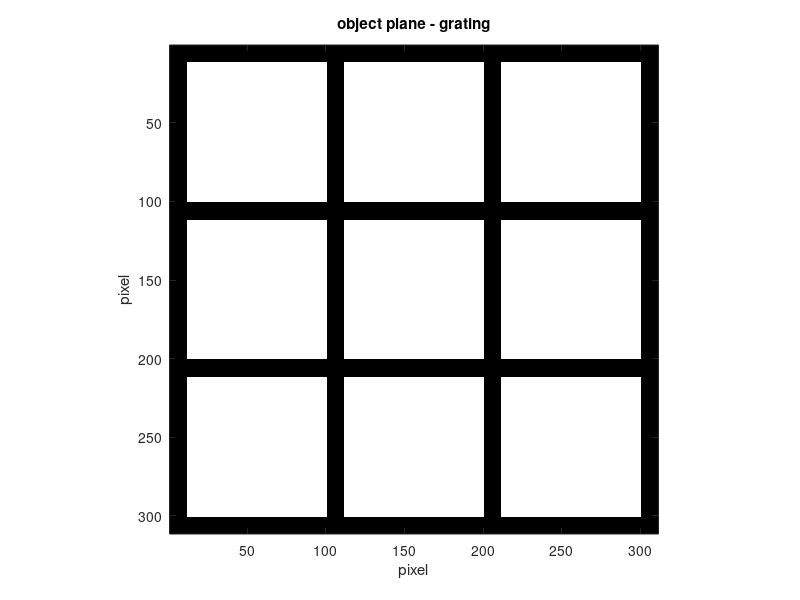
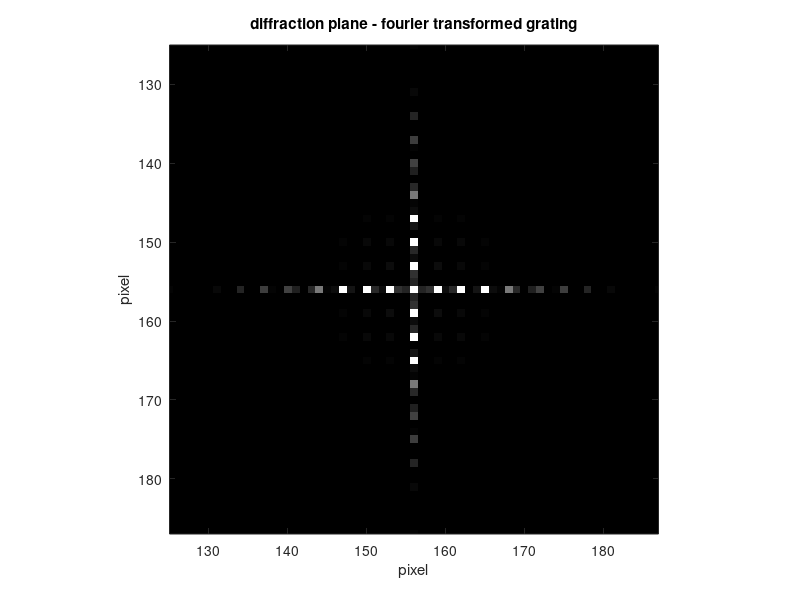
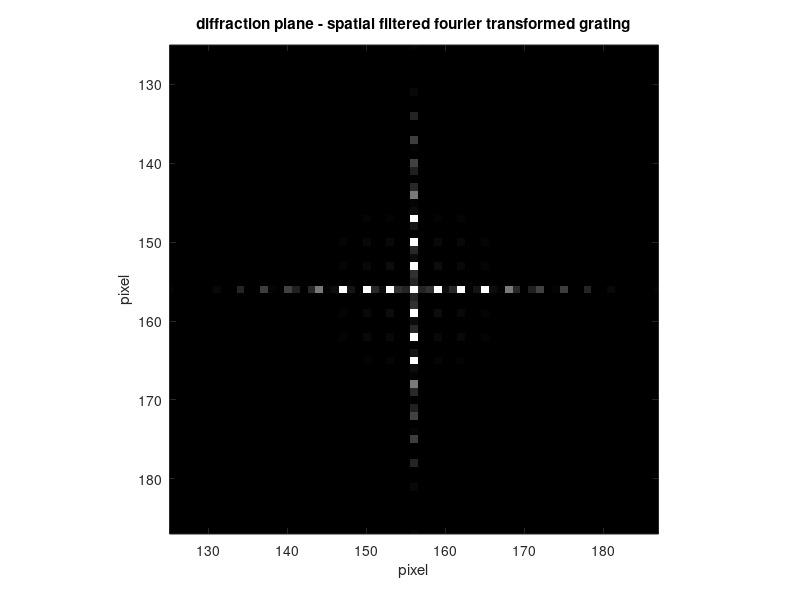
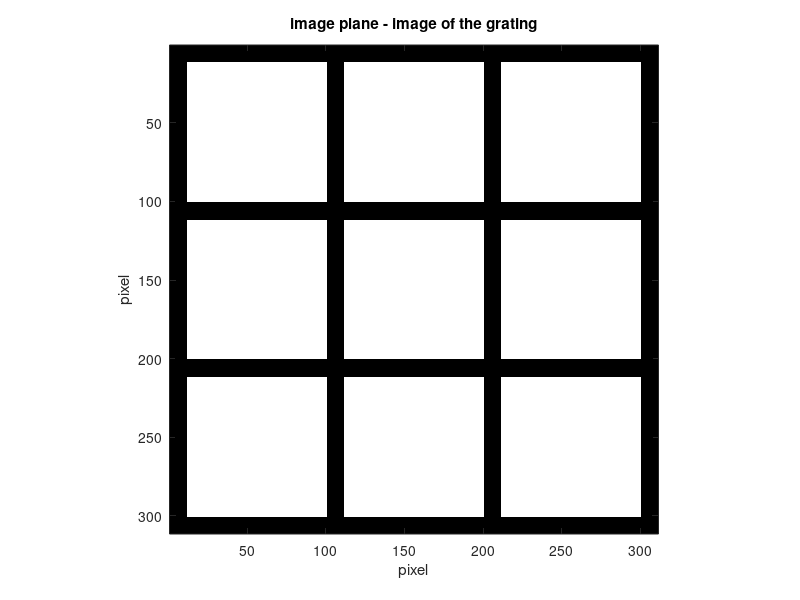

These figures' MATLAB source, in order:
%% Parameters
% grating period in pixel
gp = 100;
% width of grating element in pixel
we = 10;
% number of grating elements in one dimension
ne = 4;

% grayscale factor for plot of the fourier transformed grating 
gf = 100;
% zoom factor for plot of the fourier transformed grating
zf = 5;

% halfwidth of the slit aperture used for spatial filtering in pixel
hsw = 3;

%% setting up the grating as matrix and plot of the grating

% number of pixels in one dimension
px = gp * ( ne - 1 ) + we;
% center position
cp = px/2 + 1;

grating = ones( px );
for z = 0 : ( ne - 1 )
    ma = z * gp + 1 ;
    mb = z * gp + 1 + we;
    grating( ma : mb, : ) = 0;
    grating( :, ma : mb ) = 0;
end

figure;
imagesc( abs( grating ).^2 );
title( 'object plane - grating' );
colormap( gray );
axis image;
xlabel( 'pixel' );
ylabel( 'pixel' );

%% Fourier transform of the grating and plot of the resulting 
% diffraction image

fourgrat = fftshift( fft2( grating ) );

figure;
% maximum value
mv = max( max( abs( fourgrat ) ) )^2;
imagesc( abs( fourgrat ).^2, [ 0 mv/gf ]);
title('diffraction plane - fourier transformed grating');
axis image;
axis( [ cp-px/(2*zf) cp+px/(2*zf) cp-px/(2*zf) cp+px/(2*zf) ] );
colormap( gray );
xlabel( 'pixel' );
ylabel( 'pixel' );

%% spatial filtering and plot of the resulting diffraction image

%fourgrat( 1 : cp - hsw, : ) = 0;
%fourgrat( cp + hsw : px, : ) = 0;
%fourgrat( :, 1 : cp - hsw) = 0;
%fourgrat( :, cp + hsw : px ) = 0;


figure;
imagesc( abs( fourgrat ).^2, [ 0 mv/gf ]);
title('diffraction plane - spatial filtered fourier transformed grating');
axis image;
axis( [ cp-px/(2*zf) cp+px/(2*zf) cp-px/(2*zf) cp+px/(2*zf) ] );
colormap( gray );
xlabel( 'pixel' );
ylabel( 'pixel' );

%% Inverse fourier transform and plot of the resulting image

btrgrating = ifft2( fourgrat );

figure;
imagesc( abs( btrgrating ).^2 );
title( 'image plane - image of the grating' );
colormap( gray );
axis image;
xlabel( 'pixel' );
ylabel( 'pixel' );
